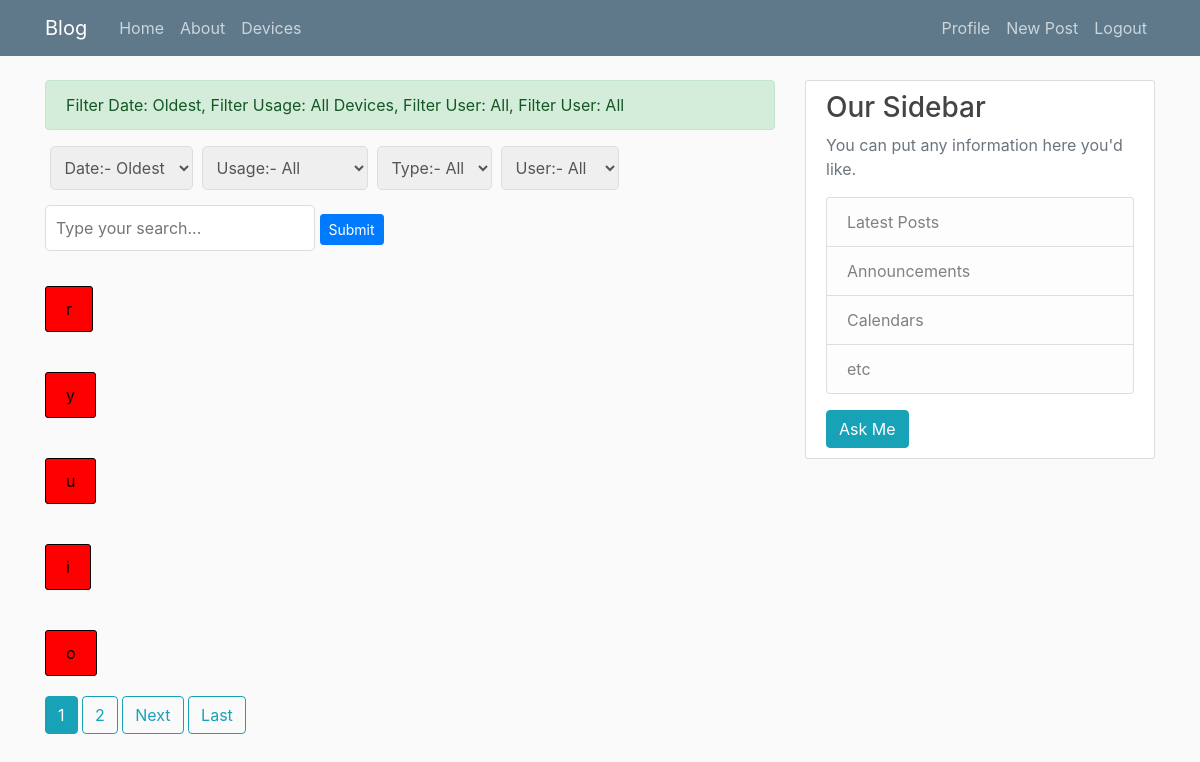
Screenshot of /location-detail/sjc15/ (signed in) with the database file from the repository.
### testbeds/models.py (models this page shows, shortened)
class Testbed(models.Model):
	device = models.TextField()
	location = models.TextField()
	telnet = models.TextField()
	ssh = models.TextField()
	notes = models.TextField(default="Add Notes")
	device_type = models.TextField(default="ftd")
	usage = models.TextField(default="notfree")
	date_posted = models.DateTimeField(auto_now=True)
	testbed_uploader = models.ForeignKey(User, on_delete=models.CASCADE)

### testbeds/views.py (the view, shortened to what this page needs)
# urls.py: path('location-detail/<str:parameter>/',testbeds_views.TestbedDetailListView.as_view(template_name='testbeds/location-detail.html'),name="location-detail"),
@method_decorator(login_required, name='dispatch')
class TestbedDetailListView(ListView):
	model = Testbed
	template_name = 'location-detail.html'
	context_object_name = 'devices'
	def get_context_data(self):
		location = self.kwargs.get('parameter')  # Get the category parameter from URL
		selected_date = self.request.GET.get('date','oldest')
		selected_usage = self.request.GET.get('usage','all')
		selected_user = self.request.GET.get('user','all')
		selected_device_type = self.request.GET.get('device_type','all')
		searched_device = self.request.GET.get('search_device','')
		submitted_button = self.request.GET.get('submitted_button')
		order_by = "date_posted"
		if submitted_button == "Submit":
			submitted_button = "Reset-and-Submit"
		else:
			submitted_button = 'Submit'
			searched_device = ""
		temp_usage = usage_dict[selected_usage]
		temp_date = date_dict[selected_date]
		temp_device_type = device_type_dict[selected_device_type]
		device_objects = Testbed.objects.filter(location=location)
		if searched_device:
			device_objects = device_objects.filter(device=searched_device)
		all_users = User.objects.all()
		if device_objects:
			order_by_message_str = "Filter Date: Oldest"
			if 'latest' in selected_date:
				order_by = "-date_posted"
				order_by_message_str = "Filter Date: Latest"
			if selected_usage != "all":
				 device_objects = device_objects.filter(usage=temp_usage[1])
			username = "All"
			if selected_user != "all":
				device_objects = device_objects.filter(testbed_uploader=selected_user)
				username = User.objects.filter(id=selected_user)[0].username
			if selected_device_type != "all":
				device_objects = device_objects.filter(device_type=selected_device_type)
				device_type = device_type_dict[selected_device_type]
			messages.success(self.request, f'Filter Date: {temp_date[1]}, Filter Usage: {temp_usage[2]}, Filter User: {username}, Filter User: {temp_device_type}')
			paginator = Paginator(device_objects.order_by(order_by), per_page=5)
			page_number = self.request.GET.get('page',1)
			page_obj = paginator.get_page(page_number)
			context = {'devices': paginator.page(int(page_number)), "is_paginated":True, 'page_obj': page_obj, "location": location_dict[location],
			'date': selected_date, 'usage': selected_usage, 'all_users': all_users, 'selected_date': temp_date[0], 'selected_usage': temp_usage[0],
			'selected_user': username, 'selected_device_type': temp_device_type, 'searched_device': searched_device, 'submit_button_name': submitted_button,
			'title': f'Devices:- {location_dict[location]}'}
			return context

### testbeds/templates/testbeds/location-detail.html (shortened to what this page needs)
{% extends "blog/base.html" %}
{% block content %}
    <form method="get">
        <select class="select select_option" id="date" name="date">
            <option value="" disabled selected>Date:- {{ selected_date }}</option>
        </select>
        <select class="select select_option"  id="usage" name="usage">
            <option value="" disabled selected>Usage:- {{ selected_usage }}</option>
        </select>
        <select class="select select_option"  id="device_type" name="device_type">
            <option value="" disabled selected>Type:- {{ selected_device_type }}</option>
        </select>
        <select class="select select_option"  id="user" name="user">
            <option value="" disabled selected>User:- {{ selected_user }}</option>
        </select>
        <input class="select select_option" type="text" id="search_device" name="search_device"  placeholder="Type your search..." value={{ searched_device}}>
        <input type="submit" name = "submitted_button" class="btn btn-primary btn-sm mt-1 mb-1" value={{ submit_button_name }}>
    </form>
    {% for testbed in devices %}
    	<div class="media-body">
            <button onclick="toggleData('data{{ forloop.counter }}')" class="testbed-content" style="background-color: {% if testbed.usage == 'free' %}green{% else %}red{% endif %};">{{ testbed.device }} </button>
        </div>
    {% endfor %}
    {% if is_paginated %}
        {% for num in page_obj.paginator.page_range %}
            {% if page_obj.number == num %}
              <a class="btn btn-info mb-4" href="?page={{ num }}">{{ num }}</a>
            {% elif num > page_obj.number|add:'-3' and num < page_obj.number|add:'3' %}
              <a class="btn btn-outline-info mb-4" href="?page={{ num }}&date={{ date }}&usage={{ usage }}">{{ num }}</a>
            {% endif %}
        {% endfor %}
        {% if page_obj.has_next %}
            <a class="btn btn-outline-info mb-4" href="?page={{ page_obj.next_page_number }}&date={{ date }}&usage={{ usage }}">Next</a>
            <a class="btn btn-outline-info mb-4" href="?page={{ page_obj.paginator.num_pages }}&date={{ date }}&usage={{ usage }}">Last</a>
        {% endif %}
    {% endif %}
{% endblock content %}

### blog/static/blog/main.css (style rules this page uses)
body { background: #fafafa; color: #333333; margin-top: 5rem; }
.select_option { padding: 10px; margin-bottom: 15px; border: 1px solid #ddd; border-radius: 5px; color: #555; }
.testbed-content { margin-top: 20px; background: ghostwhite; padding: 10px 20px; border: 1px solid; border-radius: 3px; margin-bottom: 20px; }

### rows the page displays
Testbed: device "r"
Testbed: device "y"
Testbed: device "u"
Testbed: device "i"
Testbed: device "o"

### other values shown
{{ message }} "Filter Date: Oldest, Filter Usage: All Devices, Filter User: All, Filter User: All"
{{ num }} "1"
{{ num }} "2"
